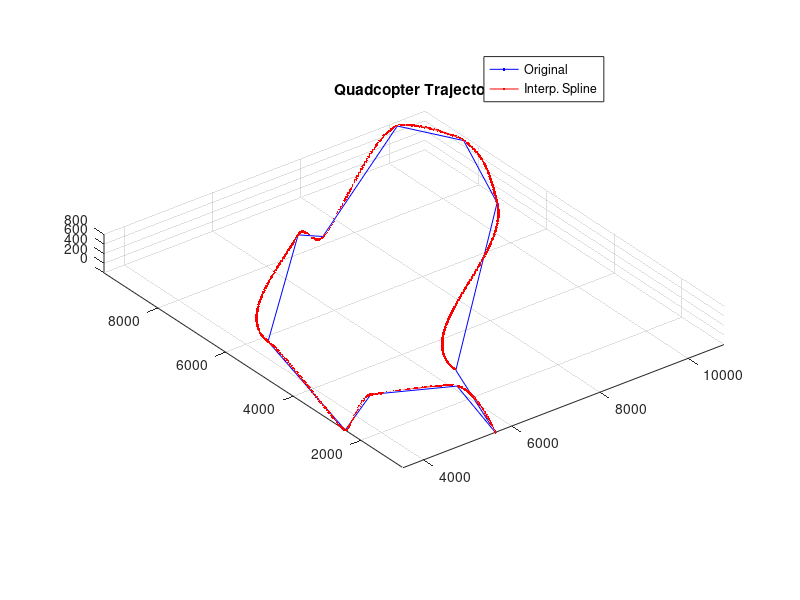

The MATLAB source for this figure:
%% Trajectory
% This scripts generates the interpolated data for the reference trajectory
close all; clc; clear all;

load('exportWP')

for i = 0:length(exportWP)-1
    WP(i+1,:) = exportWP(length(exportWP)-i).Position;
end

for i = 1:length(exportWP)-1
    distWP(i) = sqrt((WP(i+1,1)-WP(i,1))^2+(WP(i+1,2)-WP(i,2))^2);
end

% Add heights to map points
WP(12,:) = WP(1,:);
WP(:,3) = zeros(12,1);
WP(:,3) = ...
    [0;
    100;
    100;
    0;
    100;
    100;
    0;
    100;
    100;
    100;
    100;
    0];
WP = 5000/700*WP;

temp = cat(1,0,cumsum(sqrt(sum(diff(WP,[],1).^2,2))));
interpWP = interp1(temp, WP, unique([temp(:)' linspace(0,temp(end),1430)]),'PCHIP');
dd = interpWP;

% delete last 3 waypoints to fix starting failure
dd = dd(1:end-80,:);

save 'WP_map.mat' dd

figure, hold on
plot3(WP(:,1),WP(:,2),WP(:,3),'.b-')
plot3(dd(:,1),dd(:,2),dd(:,3),'.r-')
grid on
title('Quadcopter Trajectoy')
axis image, view(3), legend({'Original','Interp. Spline'})
